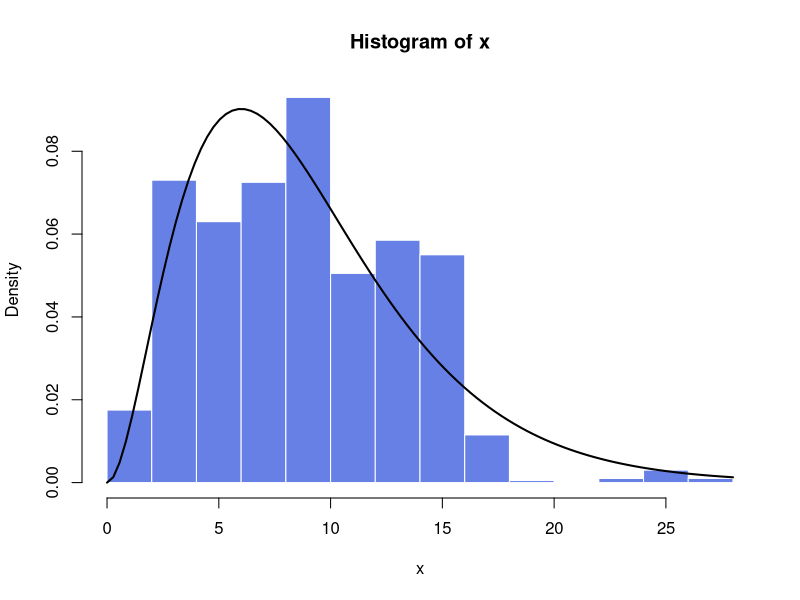

Recreate this plot in R. (Note: this script raises an error after producing the figure.)
N <- 1000 # number of observations?
a <- 30 # alpha
rG <- function(num) rgamma(num,3,scale=3)
#rG <- function(num) rbeta(num,2,3)
#rG <- function(num) rnorm(num,0,1)
#rG <- function(num) rpois(num,4)

x <- rep(0,N)
x[1] <- rG(1)

for (i in 2:N) {
  nx <- table(x[1:(i-1)])
  xs <-    c(     rG(1),  names(nx) ) 
  probs <- c( a/(a+N-1), nx/(a+N-1) )
  x[i] <- as.numeric( sample(xs, 1, prob=probs) )
  cat("\r Progress: ",i,"/",N)
}

# Plot Results
#png("../../../../assets/ams241/01/plots/dp_gamma.png"); pmar <- par("mar")
#par("mar"=c(4,4,1,0))
  #hist(rG(1e6),freq=F,add=F,col="grey",border="white",xlab="x",
  #     ylab="Probability",main="")
  #lines(table(x) / sum(table(x)) ,col="blue")
  hist(x ,add=F,freq=F,col=rgb(.4,.5,.9,1),border="white")
  curve(dgamma(x,3,scale=3),add=T,col=rgb(0,0,0,1),lwd=2)
  my.color(function(x) dgamma(x,3,scale=3),0,26,col.area=rgb(0,0,0,.5))
#par("mar"=pmar); dev.off()
